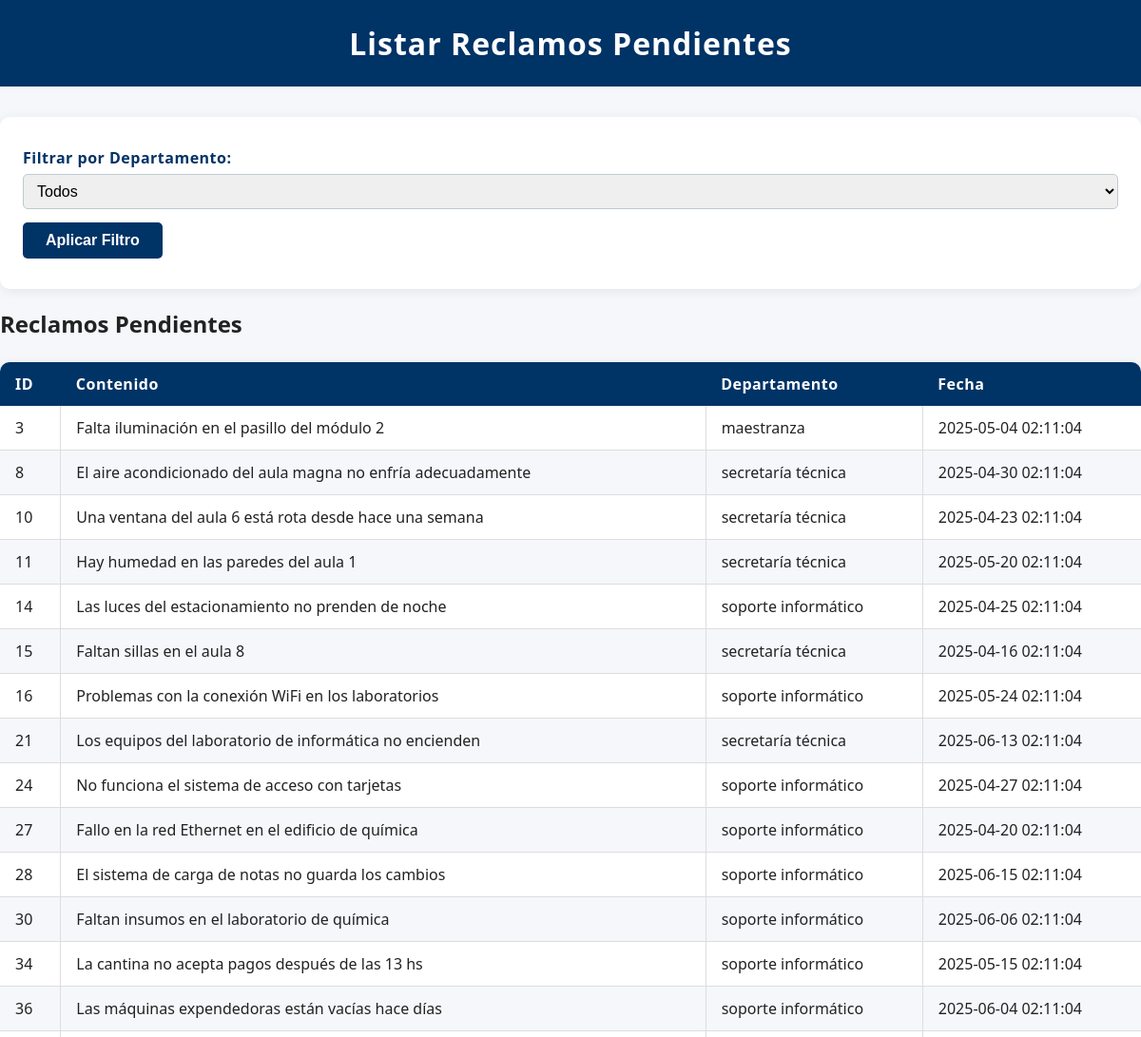
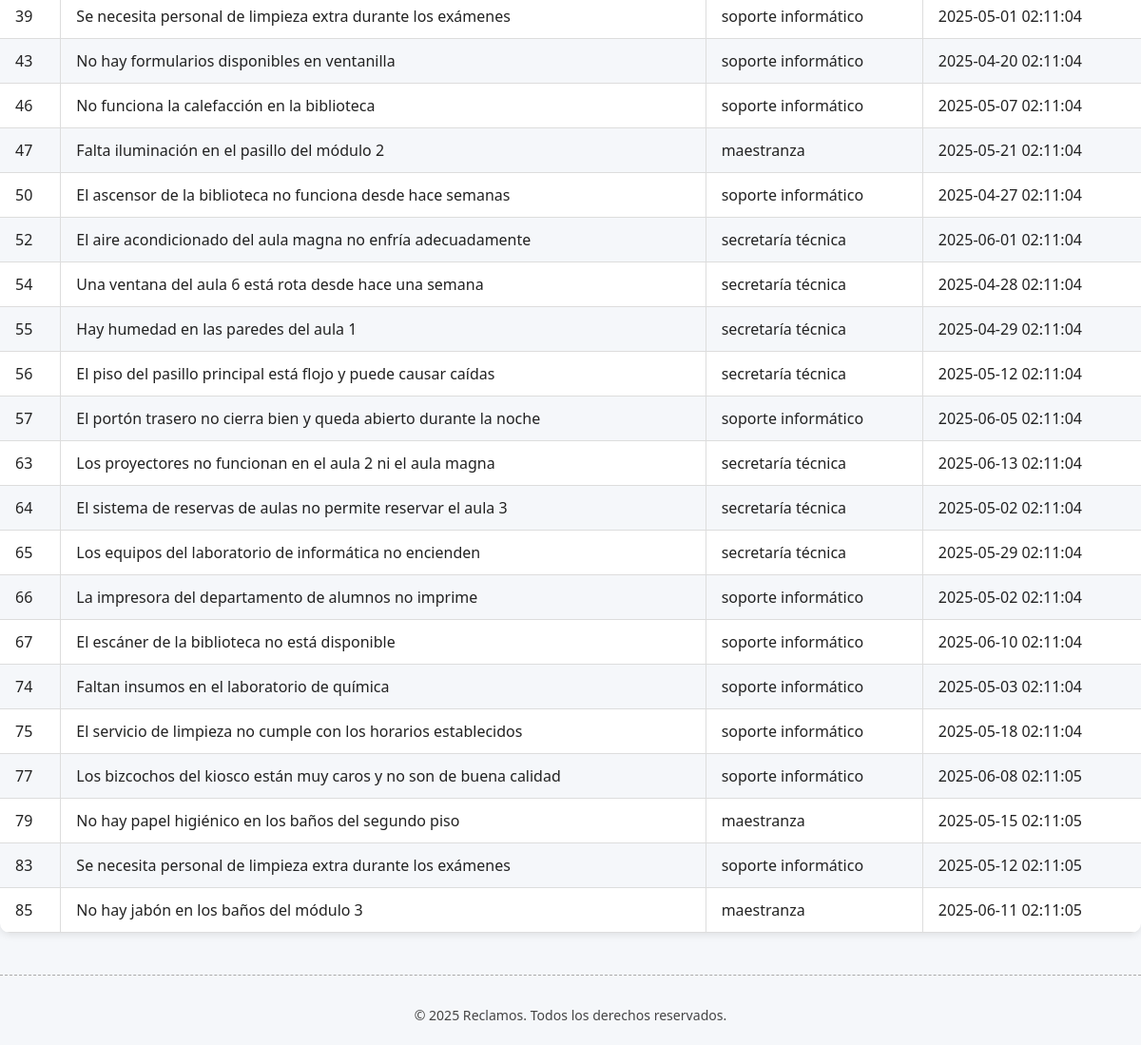
The app's page /listar_reclamos (signed in) with its own data (2 pictures, top to bottom).
### modules/modelos.py (models this page shows, shortened)
class Base(DeclarativeBase):
    pass

class ModeloReclamo(Base):
    __tablename__ = 'reclamos'
    id = Column(Integer, primary_key=True)
    estado = Column(String, default="pendiente")
    fecha_hora = Column(DateTime, default=datetime.utcnow)
    contenido = Column(String)
    usuario_id = Column(Integer, ForeignKey('usuarios.id'))
    clasificacion = Column(String)
    cantidad_adherentes = Column(Integer, default=1) #Se contabiliza como adherente el usuario que crea el reclamo
    tiempo_estimado = Column(Integer,default=0) #Solo se cambia cuando el reclamo pasa de pendiente -->en proceso
    resuelto_en = Column(Integer,default=None) #Representa la cantidad de días que se tardó en resolver un reclamo
    ''' Relación muchos a muchos con Usuario
    Una relación muchos a muchos en SQL permite que múltiples registros de una tabla se asocien con múltiples registros de otra tabla.
    Esto se implementa mediante una tabla intermedia que contiene claves foráneas de ambas tablas relacionadas.
    Esta estructura facilita modelar relaciones complejas, como estudiantes inscritos en varios cursos o productos en múltiples órdenes.
    '''
    usuarios = relationship(
        "ModeloUsuario",
        back_populates="reclamos"
    )
    usuario = relationship("ModeloUsuario", foreign_keys=[usuario_id], backref="reclamos_creados")

### server.py (the view)
@app.route('/listar_reclamos', methods=['GET', 'POST'])
@login_required
def listar_reclamos():
    generador = GeneradorReportes(repo_reclamos)
    departamentos = generador.listar_clasificaciones_unicas()
    filtro_departamento = request.args.get('departamento', None)
    if filtro_departamento:
        reclamos = repo_reclamos.obtener_registros_por_filtro(filtro="clasificacion", valor=filtro_departamento)
    else:
        reclamos = repo_reclamos.obtener_registros_por_filtro(filtro="estado", valor="pendiente")
    return render_template(
        'listar_reclamos.html',
        reclamos=reclamos,
        departamentos=departamentos,
        filtro_departamento=filtro_departamento
    )

### modules/login.py (called while the page is built)
    @property
    def is_authenticated(self):
        return True

### modules/reportes.py (called while the page is built)
    def listar_clasificaciones_unicas(self):
        clasificaciones = self.repositorio_reclamos.session.query(
            ModeloReclamo.clasificacion
        ).distinct().all()
        return [c[0] for c in clasificaciones]

### modules/repositorio.py (called while the page is built)
    def obtener_registro_por_filtro(self, campo, valor, campo2=None, valor2=None):
        query = self.__session.query(ModeloUsuario).filter(getattr(ModeloUsuario, campo) == valor)
        if campo2 and valor2:
            query = query.filter(getattr(ModeloUsuario, campo2) == valor2)
        modelo = query.first()
        if modelo:
            return self.__map_modelo_a_entidad(modelo)
        return None

    def __map_modelo_a_entidad(self, modelo: ModeloUsuario):
        return Usuario(
            nombre=modelo.nombre,
            apellido=modelo.apellido,
            email=modelo.email,
            nombre_de_usuario=modelo.nombre_de_usuario,
            contraseña=modelo.contraseña,
            rol=modelo.rol,
            claustro=modelo.claustro,
            id=modelo.id
        )

    @property
    def session(self):
        return self.__session

    @staticmethod
    def mapear_modelo_a_reclamo(modelo: ModeloReclamo) -> Reclamo:
        return Reclamo(
            id=modelo.id,
            estado=modelo.estado,
            fecha_hora=modelo.fecha_hora,
            contenido=modelo.contenido,
            usuario_id=modelo.usuario_id,
            clasificacion=modelo.clasificacion,
            cantidad_adherentes=modelo.cantidad_adherentes,
            tiempo_estimado = modelo.tiempo_estimado,
            resuelto_en = modelo.resuelto_en
        )

    def obtener_registros_por_filtro(self, filtro,valor):
        modelos = self.__session.query(ModeloReclamo).filter_by(**{filtro: valor}).all()
        return [self.mapear_modelo_a_reclamo(modelo) for modelo in modelos]

### modules/usuarios.py (called while the page is built)
    @property
    def nombre(self):
        return self.__nombre

    @nombre.setter
    def nombre(self, nuevo_nombre: str):
        if not isinstance(nuevo_nombre, str):
            raise ValueError("El nombre debe ser una cadena de texto")
        self.__nombre = nuevo_nombre

    @property
    def apellido(self):
        return self.__apellido

    @apellido.setter
    def apellido(self, nuevo_apellido: str):
        if not isinstance(nuevo_apellido, str):
            raise ValueError("El apellido debe ser una cadena de texto")
        self.__apellido = nuevo_apellido

### templates/listar_reclamos.html (shortened to what this page needs)
<!DOCTYPE html>
<html lang="es">
<head>
    <link rel="stylesheet" href="{{ url_for('static', filename='style.css') }}">
</head>
<body>
    <header>
        <h1>Listar Reclamos Pendientes</h1>
    </header>
    <main>
        <section>
            <form method="GET" action="{{ url_for('listar_reclamos') }}">
                <label for="departamento">Filtrar por Departamento:</label>
                <select name="departamento" id="departamento">
                    <option value="">Todos</option>
                </select>
                <button type="submit">Aplicar Filtro</button>
            </form>
        </section>
        <section>
            <h2>Reclamos Pendientes</h2>
            {% if reclamos %}
                <table>
                    <thead>
                        <tr>
                            <th>ID</th>
                            <th>Contenido</th>
                            <th>Departamento</th>
                            <th>Fecha</th>
                        </tr>
                    </thead>
                    <tbody>
                        {% for reclamo in reclamos %}
                            <tr>
                                <td>{{ reclamo.id }}</td>
                                <td>{{ reclamo.contenido }}</td>
                                <td>{{ reclamo.clasificacion }}</td>
                                <td>{{ reclamo.fecha_hora.strftime('%Y-%m-%d %H:%M:%S') }}</td>
                            </tr>
                        {% endfor %}
                    </tbody>
                </table>
            {% else %}
                <p>No hay reclamos pendientes para mostrar.</p>
            {% endif %}
        </section>
    </main>
    <footer>
        <p>&copy; 2025 Reclamos. Todos los derechos reservados.</p>
    </footer>
</body>
</html>

### static/style.css (style rules this page uses)
html, body { font-family: 'Segoe UI', Arial, sans-serif; background-color: #f5f7fa; color: #222; margin: 0; padding: 0; height: 100%; }
main { min-height: calc(100vh - 100px); padding-bottom: 20px; box-sizing: border-box; flex:1 }
h1 { background-color: #003366; color: #fff; margin: 0; padding: 24px 0; text-align: center; letter-spacing: 1px; }
p { text-align: center; font-size: 1.1em; margin-top: 24px; }
form { background: #fff; padding: 32px 24px; border-radius: 10px; box-shadow: 0 2px 12px rgba(0,0,0,0.08); margin-top: 32px; }
label { display: block; font-weight: bold; color: #003366; margin-bottom: 6px; letter-spacing: 0.5px; }
input[type="text"], input[type="email"], input[type="password"], select { width: 100%; padding: 8px 10px; border: 1px solid #bfc9d1; border-radius: 5px; font-size: 1em; margin-bottom: 4px; box-sizing: border-box; transition: border 0.2s; }
input[type="creacion"], select { width: 100%; padding: 8px 10px; border: 1px solid #bfc9d1; border-radius: 5px; font-size: 1em; margin-bottom: 4px; box-sizing: border-box; transition: border 0.2s; }
button[type="submit"] { background-color: #003366; color: #fff; border: none; padding: 10px 24px; border-radius: 5px; font-size: 1em; font-weight: bold; cursor: pointer; margin-top: 10px; transition: background 0.2s; }
table { width: 100%; border-collapse: collapse; margin: 24px 0; font-family: 'Segoe UI', Arial, sans-serif; font-size: 1em; color: #222; box-shadow: 0 2px 8px rgba(0,0,0,0.1); border-radius: 10px; overflow: hidden; background: #fff; }
thead { background-color: #003366; color: #fff; text-align: left; }
thead th { padding: 12px 16px; font-weight: bold; letter-spacing: 0.5px; }
tbody tr { border-bottom: 1px solid #ddd; }
tbody tr:nth-child(even) { background-color: #f5f7fa; }
tbody td { padding: 12px 16px; vertical-align: middle; border-left: 1px solid #ddd; }
tbody td:first-child { border-left: none; }
footer { background-color: transparent; color: #444; font-size: 0.8rem; padding: 8px 0; text-align: center; border-top: 1px dashed #aaa; }

### records on screen
ModeloReclamo: id "3", contenido "Falta iluminación en el pasillo del módulo 2", clasificacion "maestranza", fecha_hora "2025-05-04 02:11:04"
ModeloReclamo: id "8", contenido "El aire acondicionado del aula magna no enfría adecuadamente", clasificacion "secretaría técnica", fecha_hora "2025-04-30 02:11:04"
ModeloReclamo: id "10", contenido "Una ventana del aula 6 está rota desde hace una semana", clasificacion "secretaría técnica", fecha_hora "2025-04-23 02:11:04"
ModeloReclamo: id "11", contenido "Hay humedad en las paredes del aula 1", clasificacion "secretaría técnica", fecha_hora "2025-05-20 02:11:04"
ModeloReclamo: id "14", contenido "Las luces del estacionamiento no prenden de noche", clasificacion "soporte informático", fecha_hora "2025-04-25 02:11:04"
ModeloReclamo: id "15", contenido "Faltan sillas en el aula 8", clasificacion "secretaría técnica", fecha_hora "2025-04-16 02:11:04"
ModeloReclamo: id "16", contenido "Problemas con la conexión WiFi en los laboratorios", clasificacion "soporte informático", fecha_hora "2025-05-24 02:11:04"
ModeloReclamo: id "21", contenido "Los equipos del laboratorio de informática no encienden", clasificacion "secretaría técnica", fecha_hora "2025-06-13 02:11:04"
ModeloReclamo: id "24", contenido "No funciona el sistema de acceso con tarjetas", clasificacion "soporte informático", fecha_hora "2025-04-27 02:11:04"
ModeloReclamo: id "27", contenido "Fallo en la red Ethernet en el edificio de química", clasificacion "soporte informático", fecha_hora "2025-04-20 02:11:04"
ModeloReclamo: id "28", contenido "El sistema de carga de notas no guarda los cambios", clasificacion "soporte informático", fecha_hora "2025-06-15 02:11:04"
ModeloReclamo: id "30", contenido "Faltan insumos en el laboratorio de química", clasificacion "soporte informático", fecha_hora "2025-06-06 02:11:04"
ModeloReclamo: id "34", contenido "La cantina no acepta pagos después de las 13 hs", clasificacion "soporte informático", fecha_hora "2025-05-15 02:11:04"
ModeloReclamo: id "36", contenido "Las máquinas expendedoras están vacías hace días", clasificacion "soporte informático", fecha_hora "2025-06-04 02:11:04"
ModeloReclamo: id "39", contenido "Se necesita personal de limpieza extra durante los exámenes", clasificacion "soporte informático", fecha_hora "2025-05-01 02:11:04"
ModeloReclamo: id "43", contenido "No hay formularios disponibles en ventanilla", clasificacion "soporte informático", fecha_hora "2025-04-20 02:11:04"
ModeloReclamo: id "46", contenido "No funciona la calefacción en la biblioteca", clasificacion "soporte informático", fecha_hora "2025-05-07 02:11:04"
ModeloReclamo: id "47", contenido "Falta iluminación en el pasillo del módulo 2", clasificacion "maestranza", fecha_hora "2025-05-21 02:11:04"
ModeloReclamo: id "50", contenido "El ascensor de la biblioteca no funciona desde hace semanas", clasificacion "soporte informático", fecha_hora "2025-04-27 02:11:04"
ModeloReclamo: id "52", contenido "El aire acondicionado del aula magna no enfría adecuadamente", clasificacion "secretaría técnica", fecha_hora "2025-06-01 02:11:04"
ModeloReclamo: id "54", contenido "Una ventana del aula 6 está rota desde hace una semana", clasificacion "secretaría técnica", fecha_hora "2025-04-28 02:11:04"
ModeloReclamo: id "55", contenido "Hay humedad en las paredes del aula 1", clasificacion "secretaría técnica", fecha_hora "2025-04-29 02:11:04"
ModeloReclamo: id "56", contenido "El piso del pasillo principal está flojo y puede causar caídas", clasificacion "secretaría técnica", fecha_hora "2025-05-12 02:11:04"
ModeloReclamo: id "57", contenido "El portón trasero no cierra bien y queda abierto durante la noche", clasificacion "soporte informático", fecha_hora "2025-06-05 02:11:04"
ModeloReclamo: id "63", contenido "Los proyectores no funcionan en el aula 2 ni el aula magna", clasificacion "secretaría técnica", fecha_hora "2025-06-13 02:11:04"
ModeloReclamo: id "64", contenido "El sistema de reservas de aulas no permite reservar el aula 3", clasificacion "secretaría técnica", fecha_hora "2025-05-02 02:11:04"
ModeloReclamo: id "65", contenido "Los equipos del laboratorio de informática no encienden", clasificacion "secretaría técnica", fecha_hora "2025-05-29 02:11:04"
ModeloReclamo: id "66", contenido "La impresora del departamento de alumnos no imprime", clasificacion "soporte informático", fecha_hora "2025-05-02 02:11:04"
ModeloReclamo: id "67", contenido "El escáner de la biblioteca no está disponible", clasificacion "soporte informático", fecha_hora "2025-06-10 02:11:04"
ModeloReclamo: id "74", contenido "Faltan insumos en el laboratorio de química", clasificacion "soporte informático", fecha_hora "2025-05-03 02:11:04"
ModeloReclamo: id "75", contenido "El servicio de limpieza no cumple con los horarios establecidos", clasificacion "soporte informático", fecha_hora "2025-05-18 02:11:04"
ModeloReclamo: id "77", contenido "Los bizcochos del kiosco están muy caros y no son de buena calidad", clasificacion "soporte informático", fecha_hora "2025-06-08 02:11:05"
ModeloReclamo: id "79", contenido "No hay papel higiénico en los baños del segundo piso", clasificacion "maestranza", fecha_hora "2025-05-15 02:11:05"
ModeloReclamo: id "83", contenido "Se necesita personal de limpieza extra durante los exámenes", clasificacion "soporte informático", fecha_hora "2025-05-12 02:11:05"
ModeloReclamo: id "85", contenido "No hay jabón en los baños del módulo 3", clasificacion "maestranza", fecha_hora "2025-06-11 02:11:05"
